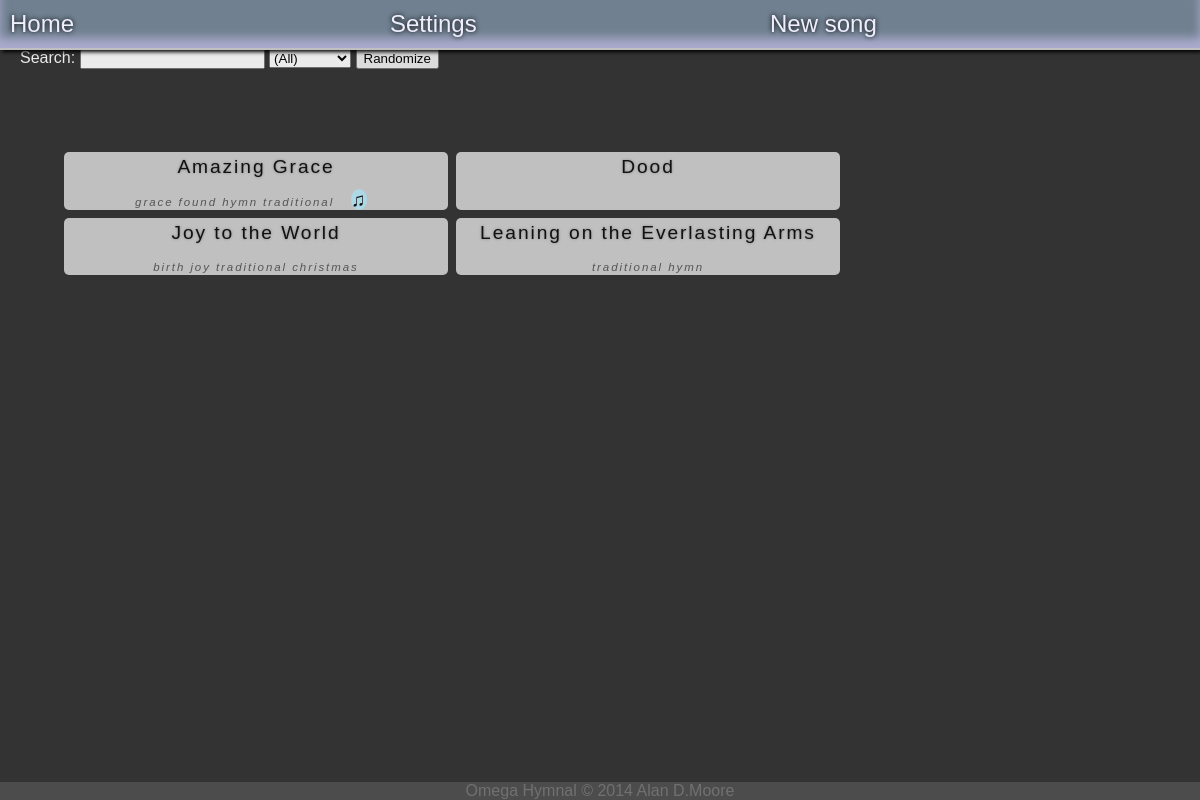
The page / on the database its author committed.
### tables this page shows
CREATE TABLE pages (
       song_id	    INTEGER REFERENCES songs(id)
       ,page_number INT
       ,lyrics	    TEXT
       ,CONSTRAINT pages_pk PRIMARY KEY (song_id, page_number)
);

CREATE TABLE songs (
       id    	   INTEGER PRIMARY KEY AUTOINCREMENT
       ,name 	   TEXT NOT NULL
       ,authors	   TEXT
       ,category   TEXT
       ,keywords   TEXT

);

### omegahymnal.py (the view)
@app.route("/")
def index():
    songs = g.db.get_songlist()
    categories = g.db.get_categories()
    return render_template("main.jinja2", songs=songs, categories=categories)

### includes/database.py (called while the page is built)
    def cx(self):
        if not self.cx_obj:
            self.cx_obj = sqlite3.connect(self.dbfile)
            self.cx_obj.row_factory = sqlite3.Row
        return self.cx_obj

    def cu(self):
        if not self.cu_obj:
            self.cu_obj = self.cx().cursor()
        return self.cu_obj

    def query(self, query, data=None, return_results=True):
        if data is None:
            self.cu().execute(query)
        else:
            self.cu().execute(query, data)
        if return_results:
            results =  self.cu().fetchall()
            return [dict(x) for x in results]
        else:
            self.cx().commit()
            return None

    def get_songlist(self, *args, **kwargs):
        songs = self.query("SELECT * FROM song_list_v ORDER BY name")
        return songs

    def get_categories(self, *args, **kwargs):
        categories = self.query("SELECT DISTINCT category FROM songs ORDER BY category")
        categories = [x["category"] for x in categories]
        return categories

### omegahymnal.py (called while the page is built)
@app.before_request
def before_request():
    g.db = Database(app.config.get("DATABASE_FILE"))

### templates/main.jinja2 (shortened to what this page needs)
{% extends "base.jinja2" %}
{% block body %}
{% include "navigation.jinja2" %}
<div id="content">
<div id="filter_controls">
<label for='search'>Search: </label><input id='search' />
<select id='category_select'>
<option value=''>(All)</option>
</select>
<button id='randomize_list'>Randomize</button>
</div>
<ul id="songlist">
  {% for song in songs: %}
<li
   class='songlink'
   title = "{{song.get("first_page")}}"
   data-song_id={{song.get("id")}}
   data-category="{{song.get("category")}}"
   data-href="{{url_for("song", id=song.get("id"))}}"
>
  <span class="song_title">{{song.get("name")}}</span>
  <span class="keywords">{{song.get("keywords")}}</span>
  {% if song.get("has_chords") == 1: %}
    <span class=chord_icon>&#x266B;</span>
{% endif %}
</li>
{% endfor %}
</ul>
</div>
{% endblock %}

### templates/base.jinja2 (shortened to what this page needs)
<!DOCTYPE html>
<html>
  <head>
    <link rel='stylesheet' type='text/css' href='{{url_for("static", filename="css/style.css")}}' />
    <link rel='stylesheet' type='text/css' href='{{url_for("static", filename="css/jquery-ui.css")}}' />
    </head>
<body>
  {% block body %}
  {% endblock %}
{% block footer %}
<div id="footer">
Omega Hymnal &copy; 2014 Alan D.Moore
</div>
{% endblock %}
</body>
</html>

### templates/navigation.jinja2
<nav>
<ul>
{% for description, url, id in [
  ("Home", url_for("index"), "link_home"),
  ("Settings", url_for("settings"), "link_settings"),
  ("New song", "#", "new_song")
  ]%}
<li id="{{id}}">
{% if url: %}
<a href="{{url}}">
{{description}}
</a>
{% else: %}
{{description}}
{% endif %}
</li>
{% endfor %}
</ul>
</nav>

### static/css/style.css (style rules this page uses)
BODY { background-color: #333; color: white; font-size: 12pt; font-family: Tahoma, Arial, Sans; padding: 0px; margin: 0px; }
A { color: #EEF; text-decoration: none; }
NAV { background-color: slategray; color: #111; border-bottom: solid 2px silver; box-shadow: inset 0px -10px 10px #AAC, 2px 2px 4px black; height: 2em; margin-top: 0px; font-size: 1.5em; position: fixed; top: 0; left: 0; z-index:100; width: 100%; }
NAV UL { list-style: none; margin-top: 0px; padding: 10px; }
NAV UL LI { float: left; }
NAV A { text-shadow: 0px 0px 5px black; }
#content { padding: 20px; text-align: justify; }
#songlist { list-style: none; overflow: auto; width: 99%; position: relative; overflow: auto; height: auto; margin-top: 8em; }
#songlist LI { font-size: 1.2em; border-radius: 5px; background-color: silver; color: #111; text-align: center; vertical-align: middle; margin: 4px; padding: 0px; letter-spacing: .1em; float: left; width: 20em; height: 3em; overflow: hidden; }
#songlist LI .song_title { display:block; color: #111; text-shadow: 0px 0px 3px gray; height: 1.5em; padding: 4px; }
#filter_controls { position: fixed; top: 3em; background-color: #333; opacity: .9; z-index: 50; width: 100%; }
.keywords { font-size: .6em; color: #555; font-style: italic; z-index: 800; }
SPAN.chord_icon { background-color: lightblue; border-radius: 50%; margin: .5em; }
#footer { position: fixed; bottom: 0px; text-align: center; opacity: .3; width: 100%; background-color: #888; }

### rows shown on the page
pages: get "Amazing Grace", get "grace found hymn traditional"
pages: get "Dood"
pages: get "Joy to the World", get "birth joy traditional christmas"
pages: get "Leaning on the Everlasting Arms", get "traditional hymn"

### other values the page prints
{{ description }} "Home" "Settings" "New song"
